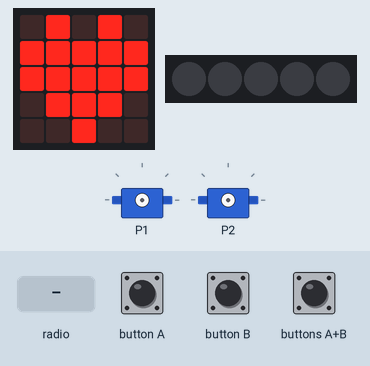
A program run on a simulated BBC micro:bit (MakeCode). Shown: the board's 5×5 LED display, 5 RGB LEDs in strip order, left to right, 2 × servo. The test bench sets the inputs (shaded band). Dim RGB values are drawn brighter than linear.

Above: at 1.54 s.
1.9 s: button A pressed for 0.15 s
At 3.2 s:
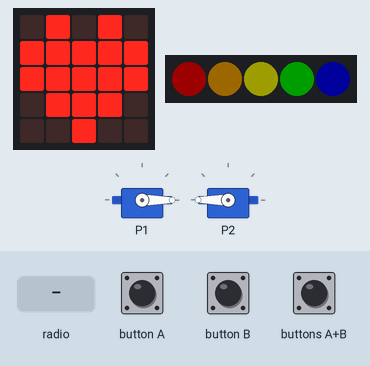
3.7 s: radio message "L" arrives
At 3.87 s:
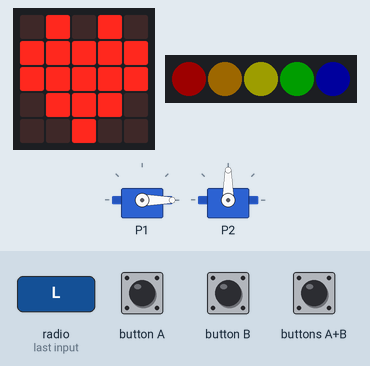
5.5 s: button B pressed for 0.15 s
At 6.8 s:
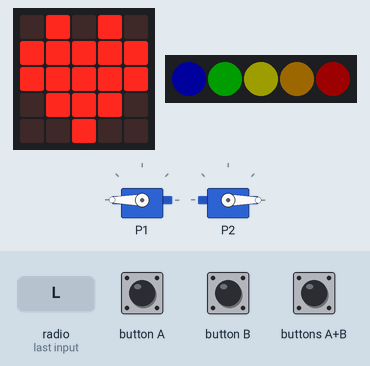
7.1 s: buttons A+B pressed for 0.15 s
At 7.59 s:
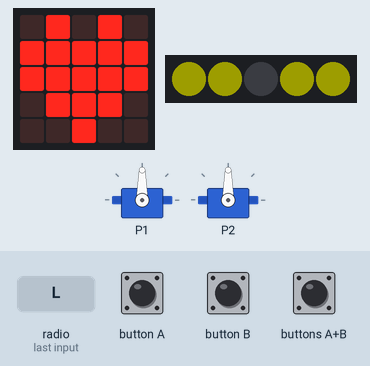
7.8 s: radio message "R" arrives
At 7.99 s:
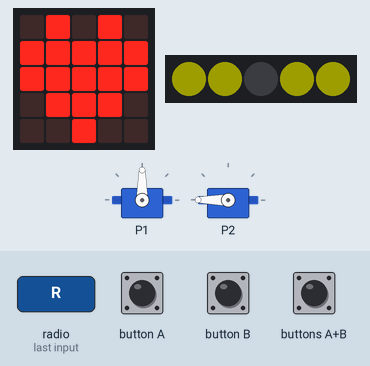
9.3 s: radio message "B" arrives
At 10.4 s:
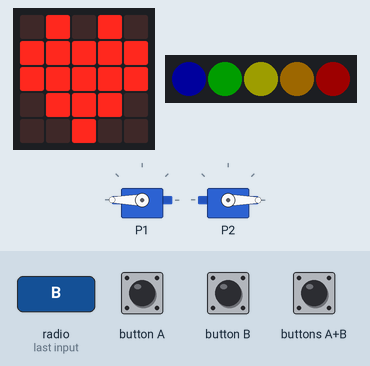
Timing chart, 0 to 11.8 s (numbered marks = the images above; inputs shaded):
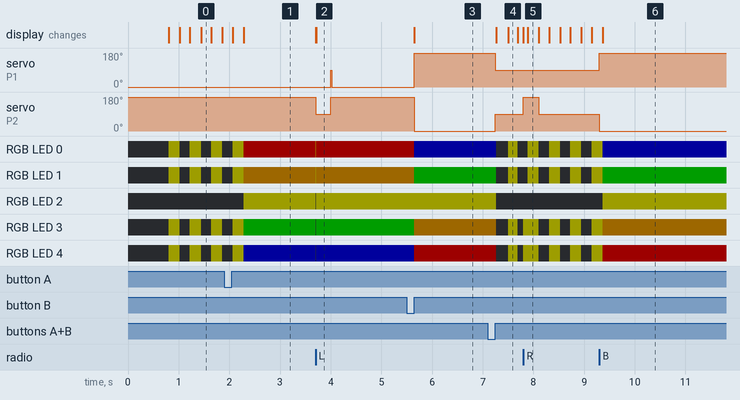

The program:

main.ts
```typescript
function moveFront() {

    move = "Front"
    pins.servoWritePin(AnalogPin.P1, 0)
    pins.servoWritePin(AnalogPin.P2, 180)
}

input.onButtonPressed(Button.A, function on_button_pressed_a() {
    moveFront()
})
function moveBack() {

    move = "Back"
    pins.servoWritePin(AnalogPin.P1, 180)
    pins.servoWritePin(AnalogPin.P2, 0)
}

function moveNo() {

    move = "No"
    pins.servoWritePin(AnalogPin.P1, 90)
    pins.servoWritePin(AnalogPin.P2, 90)
}

input.onButtonPressed(Button.AB, function on_button_pressed_ab() {
    moveNo()
})
radio.onReceivedString(function on_received_string(receivedString: string) {
    if (receivedString == "A") {
        moveFront()
    } else if (receivedString == "B") {
        moveBack()
    } else if (receivedString == "AB") {
        moveNo()
    } else if (receivedString == "L") {
        Pixel_Array.clear()
        Pixel_Array.setPixelColor(0, neopixel.colors(NeoPixelColors.Yellow))
        Pixel_Array.setPixelColor(1, neopixel.colors(NeoPixelColors.Yellow))
        Pixel_Array.show()
        pins.servoWritePin(AnalogPin.P1, 0)
        pins.servoWritePin(AnalogPin.P2, 90)
        basic.pause(300)
        pins.servoWritePin(AnalogPin.P1, 90)
        if (move == "Front") {
            moveFront()
        } else if (move == "Back") {
            moveBack()
        } else if (move == "No") {
            moveNo()
        }

    } else if (receivedString == "R") {
        Pixel_Array.clear()
        Pixel_Array.setPixelColor(3, neopixel.colors(NeoPixelColors.Yellow))
        Pixel_Array.setPixelColor(4, neopixel.colors(NeoPixelColors.Yellow))
        Pixel_Array.show()
        pins.servoWritePin(AnalogPin.P1, 90)
        pins.servoWritePin(AnalogPin.P2, 180)
        basic.pause(300)
        pins.servoWritePin(AnalogPin.P2, 90)
        if (move == "Front") {
            moveFront()
        } else if (move == "Back") {
            moveBack()
        } else if (move == "No") {
            moveNo()
        }

    }

})
input.onButtonPressed(Button.B, function on_button_pressed_b() {
    moveBack()
})
let move = ""
let Pixel_Array : neopixel.Strip = null
Pixel_Array = neopixel.create(DigitalPin.P0, 5, NeoPixelMode.RGB)
Pixel_Array.setBrightness(30)
radio.setGroup(18)
move = "No"
basic.showIcon(IconNames.Heart)
basic.forever(function on_forever() {
    if (move == "No") {
        Pixel_Array.clear()
        Pixel_Array.show()
        basic.pause(200)
        Pixel_Array.setPixelColor(0, neopixel.colors(NeoPixelColors.Yellow))
        Pixel_Array.setPixelColor(1, neopixel.colors(NeoPixelColors.Yellow))
        Pixel_Array.setPixelColor(3, neopixel.colors(NeoPixelColors.Yellow))
        Pixel_Array.setPixelColor(4, neopixel.colors(NeoPixelColors.Yellow))
        Pixel_Array.show()
        basic.pause(200)
    } else if (move == "Back") {
        Pixel_Array.setPixelColor(0, neopixel.colors(NeoPixelColors.Blue))
        Pixel_Array.setPixelColor(1, neopixel.colors(NeoPixelColors.Green))
        Pixel_Array.setPixelColor(2, neopixel.colors(NeoPixelColors.Yellow))
        Pixel_Array.setPixelColor(3, neopixel.colors(NeoPixelColors.Orange))
        Pixel_Array.setPixelColor(4, neopixel.colors(NeoPixelColors.Red))
        Pixel_Array.show()
    } else if (move == "Front") {
        Pixel_Array.setPixelColor(0, neopixel.colors(NeoPixelColors.Red))
        Pixel_Array.setPixelColor(1, neopixel.colors(NeoPixelColors.Orange))
        Pixel_Array.setPixelColor(2, neopixel.colors(NeoPixelColors.Yellow))
        Pixel_Array.setPixelColor(3, neopixel.colors(NeoPixelColors.Green))
        Pixel_Array.setPixelColor(4, neopixel.colors(NeoPixelColors.Blue))
        Pixel_Array.show()
    } else {

    }

})
```

test.ts
```typescript
// 在這裡測試；當此封包作為擴充功能時，將不會編譯此內容。
```

Measured:
- after the input at 3.7 s, servo on P1: 0° → 90° after 0.30 s, → 0° 0.02 s later; servo on P2: 180° → 90° at once, → 180° 0.30 s later
- after the input at 5.5 s, servo on P1: 0° → 180° after 0.15 s; servo on P2: 180° → 0° after 0.15 s; RGB LED 0: RGB(29, 0, 0) → RGB(0, 0, 29) after 0.15 s; RGB LED 1: RGB(29, 19, 0) → RGB(0, 29, 0) after 0.15 s; RGB LED 3: RGB(0, 29, 0) → RGB(29, 19, 0) after 0.15 s
- after the input at 7.1 s, servo on P1: 180° → 90° after 0.15 s; servo on P2: 0° → 90° after 0.15 s; RGB LED 0: RGB(0, 0, 29) → off after 0.17 s, → RGB(29, 29, 0) 0.23 s later, → off 0.19 s later; RGB LED 1: RGB(0, 29, 0) → off after 0.17 s, → RGB(29, 29, 0) 0.23 s later, → off 0.19 s later; RGB LED 2: RGB(29, 29, 0) → off after 0.17 s
- after the input at 7.8 s, servo on P2: 90° → 180° at once, → 90° 0.30 s later
- after the input at 9.3 s, servo on P1: 90° → 180° at once; servo on P2: 90° → 0° at once
